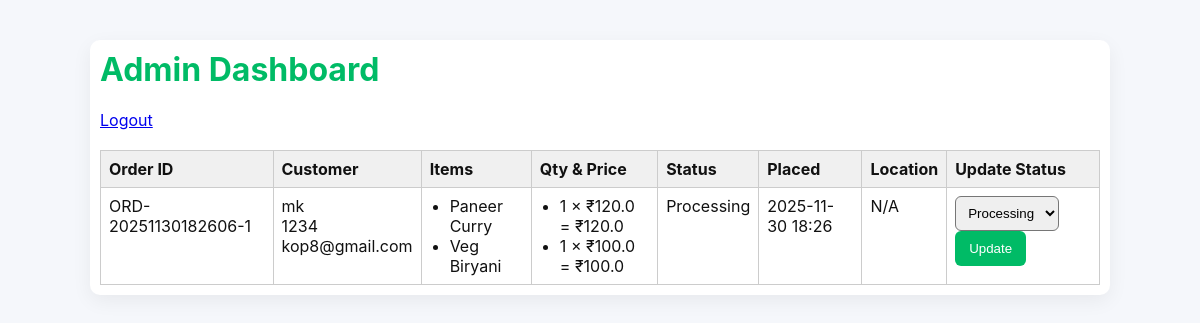
The app's page /admin/dashboard (signed in), older data.
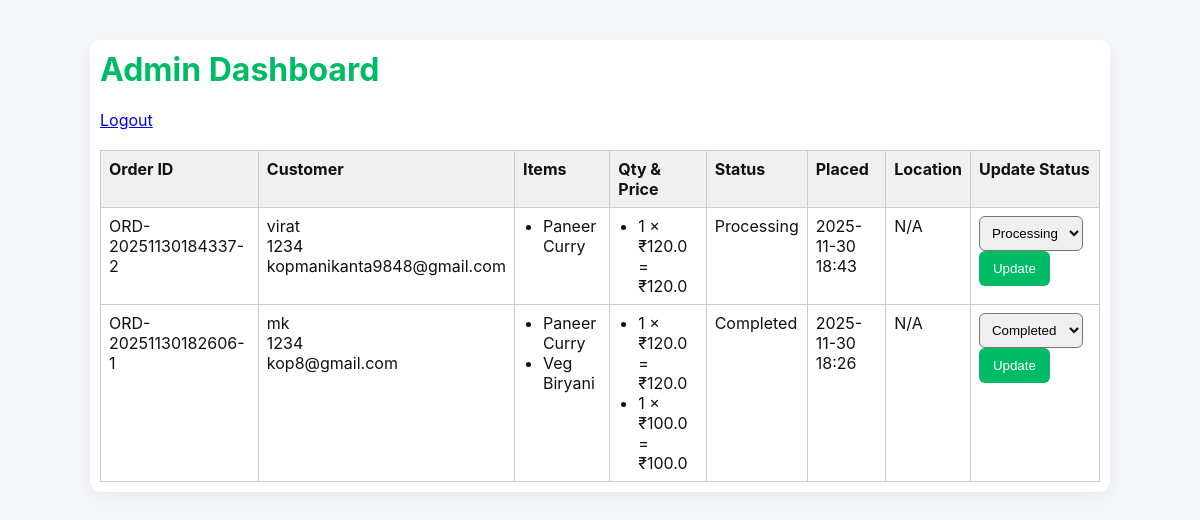
The same page, newer data.
### app.py (models this page shows, shortened)
class Order(db.Model):
    id = db.Column(db.Integer, primary_key=True)
    order_id = db.Column(db.String(64), unique=True, index=True)
    customer_name = db.Column(db.String(200))
    email = db.Column(db.String(200))
    phone = db.Column(db.String(40))
    address = db.Column(db.String(400))
    status = db.Column(db.String(50), default="Pending")
    latitude = db.Column(db.Float, nullable=True)
    longitude = db.Column(db.Float, nullable=True)
    map_link = db.Column(db.String(500), nullable=True)
    created_at = db.Column(db.DateTime, default=datetime.utcnow)
    items = db.relationship("OrderItem", backref="order", lazy=True)

class OrderItem(db.Model):
    id = db.Column(db.Integer, primary_key=True)
    order_id = db.Column(db.Integer, db.ForeignKey('order.id'))
    item_name = db.Column(db.String(200))
    quantity = db.Column(db.Integer, default=1)
    price = db.Column(db.Float, default=0)

### app.py (the view)
@app.route("/admin/dashboard")
def admin_dashboard():
    if not session.get("admin_logged_in"):
        return redirect(url_for("admin_login"))
    orders = Order.query.order_by(Order.created_at.desc()).all()
    return render_template("admin_dashboard.html", orders=orders)

### templates/admin_dashboard.html (shortened to what this page needs)
<!doctype html>
<html>
<head>
  <link rel="stylesheet" href="{{ url_for('static', filename='style.css') }}">
</head>
<body>
  <div class="container">
    <h1>Admin Dashboard</h1>
    <p><a href="{{ url_for('admin_logout') }}">Logout</a></p>
    {% if orders %}
      <table>
        <thead>
          <tr>
            <th>Order ID</th>
            <th>Customer</th>
            <th>Items</th>
            <th>Qty & Price</th>
            <th>Status</th>
            <th>Placed</th>
            <th>Location</th>
            <th>Update Status</th>
          </tr>
        </thead>
        <tbody>
          {% for o in orders %}
          <tr>
            <td>{{ o.order_id }}</td>
            <td>{{ o.customer_name }}<br>{{ o.phone }}<br>{{ o.email }}</td>
            <td>
              <ul>
                {% for item in o.items %}
                  <li>{{ item.item_name }}</li>
                {% endfor %}
              </ul>
            </td>
            <td>
              <ul>
                {% for item in o.items %}
                  <li>{{ item.quantity }} × ₹{{ item.price }} = ₹{{ item.quantity * item.price }}</li>
                {% endfor %}
              </ul>
            </td>
            <td>{{ o.status }}</td>
            <td>{{ o.created_at.strftime('%Y-%m-%d %H:%M') }}</td>
            <td>
              {% if o.latitude and o.longitude %}
                <a href="https://www.google.com/maps?q={{ o.latitude }},{{ o.longitude }}" target="_blank">View Map</a>
              {% else %}
                N/A
              {% endif %}
            </td>
            <td>
              <form method="POST" action="{{ url_for('update_status', order_db_id=o.id) }}">
                <select name="status">
                  <option value="Processing" {% if o.status == 'Processing' %}selected{% endif %}>Processing</option>
                  <option value="Completed" {% if o.status == 'Completed' %}selected{% endif %}>Completed</option>
                </select>
                <button type="submit">Update</button>
              </form>
            </td>
          </tr>
          {% endfor %}
        </tbody>
      </table>
    {% else %}
      <p>No orders yet.</p>
    {% endif %}
  </div>
</body>
</html>

### static/style.css (style rules this page uses)
body { font-family: Inter, Poppins, Arial, sans-serif; background:#f5f7fb; color:#111; margin:0; padding:20px; }
.container { max-width:900px; margin:24px auto; background:#fff; padding:20px; border-radius:10px; box-shadow:0 6px 20px rgba(0,0,0,0.06); }
h1 { margin-top:0; color:#0b6; }
button { background:#0b6; color:white; border:0; padding:10px 14px; border-radius:6px; cursor:pointer; }
select { padding:8px; border-radius:6px; }

### templates/admin_dashboard.html (style rules this page uses)
.container { max-width: 1000px; margin: 20px auto; padding: 10px; }
table { width: 100%; border-collapse: collapse; margin-top: 20px; }
th, td { border: 1px solid #ccc; padding: 8px; text-align: left; vertical-align: top; }
th { background: #f0f0f0; }
ul { margin: 0; padding-left: 20px; }
form { margin: 0; }

Row changes from the older to the newer data that the page shows:
added Order: order_id "ORD-20251130184337-2", customer_name "virat", phone "1234", email "kopmanikanta9848@gmail.com", status "Processing", created_at "2025-11-30 18:43", shows "N/A"
added OrderItem: item_name "Paneer Curry", quantity "1", price "120.0", item.quantity*item.price "120.0"
changed Order "ORD-20251130182606-1": status "Processing" → "Completed"
